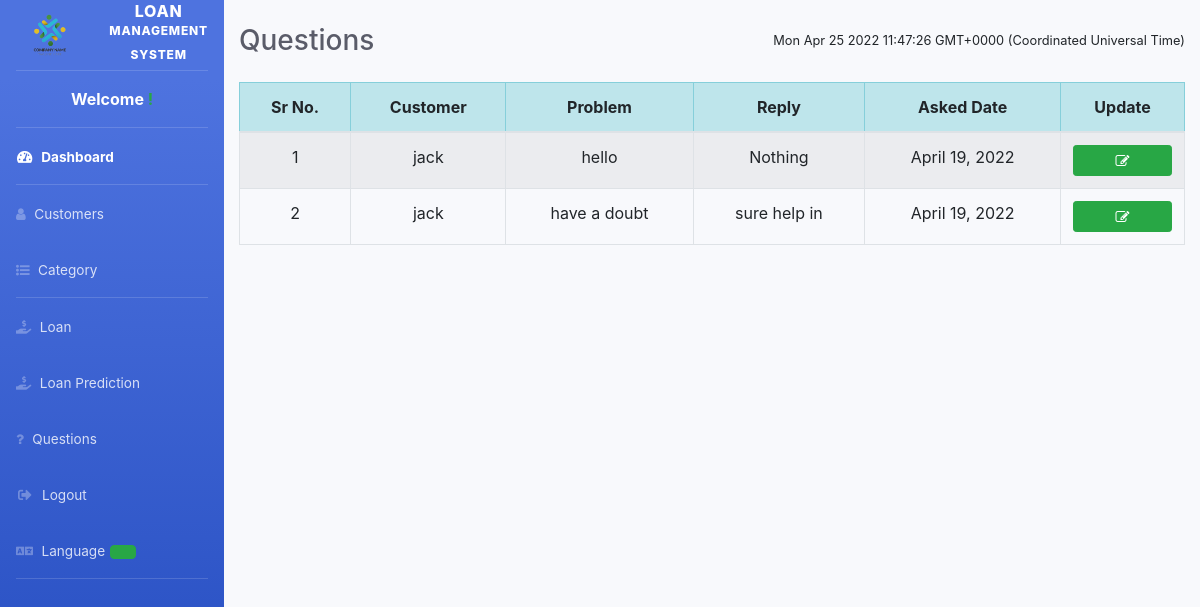
The page /admin-question on the database its author committed.
### loan/models.py (models this page shows, shortened)
class Question(models.Model):
    customer= models.ForeignKey(Customer, on_delete=models.CASCADE)
    description =models.CharField(max_length=500)
    admin_comment=models.CharField(max_length=200,default='Nothing')
    asked_date =models.DateField(auto_now=True)

### customer/models.py (models this page shows, shortened)
class Customer(models.Model):
    user=models.OneToOneField(User,on_delete=models.CASCADE)
    profile_pic= models.CharField(max_length=50)
    address = models.CharField(max_length=40)
    mobile = models.CharField(max_length=20,null=False)
    card_text = models.CharField(max_length=150)
    credit_score = models.CharField(max_length=3,null=False)
    asset_value = models.CharField(max_length=10,null=False)
    monthly_income = models.CharField(max_length=10,null=False)
    def __str__(self):
        return self.user.first_name

### loan/views.py (the view)
# urls.py: path('admin-question', views.admin_question_view,name='admin-question'),
def admin_question_view(request):
    questions = models.Question.objects.all()
    return render(request,'loan/admin_question.html',{'questions':questions})

### templates/loan/admin_question.html (shortened to what this page needs)
{% extends 'loan/adminbase.html' %}
{% block content %}
{%load static%}
<head>
  <link href="http://netdna.bootstrapcdn.com/bootstrap/4.0.0-beta/css/bootstrap.min.css" rel="stylesheet">
    <link rel="stylesheet" href="https://maxcdn.bootstrapcdn.com/bootstrap/4.4.1/css/bootstrap.min.css">
    <link href="https://maxcdn.bootstrapcdn.com/font-awesome/4.3.0/css/font-awesome.min.css" rel="stylesheet">
</head>
<div class="container">
   <div class="d-sm-flex align-items-center justify-content-between mb-4 mt-4">
    <h1 class="h3 mb-0 text-gray-800">Questions</h1>
    <span id='date-time' class="small"></span>
    </div>
    <table class="table table-hover table-bordered table-striped table-responsive-sm" id="dev-table">
      <thead class="table-info">
        <tr class="text-center">
            <th>Sr No.</th>
          <th>Customer</th>
          <th> Problem</th>
          <th> Reply</th>
          <th> Asked Date</th>
             <th>Update</th>
        </tr>
      </thead>
      {% for t in questions %}
      <tr class="text-center">
        <td> {{ forloop.counter }}</td>
        <td> {{t.customer}}</td>
        <td> {{t.description}}</td>
        <td> {{t.admin_comment}}</td>
        <td> {{t.asked_date}}</td>
        <td><a class="btn btn-success btn-sm btn-block" href="{% url 'update-question' t.id  %}"><span class="fa fa-edit"></span></a></td>
      </tr>
      {% endfor %}
    </table>
  </div>
</div>
{% endblock content %}

### templates/loan/admin_question.html (style rules this page uses)
a:link { text-decoration: none; }

### rows shown on the page
Question: customer "jack", description "hello", admin_comment "Nothing", asked_date "April 19, 2022"
Question: customer "jack", description "have a doubt", admin_comment "sure help in", asked_date "April 19, 2022"
